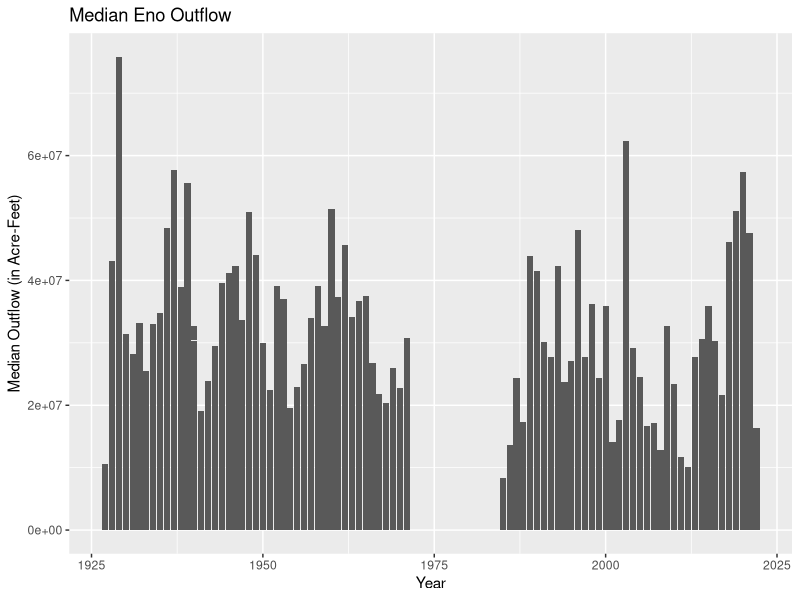
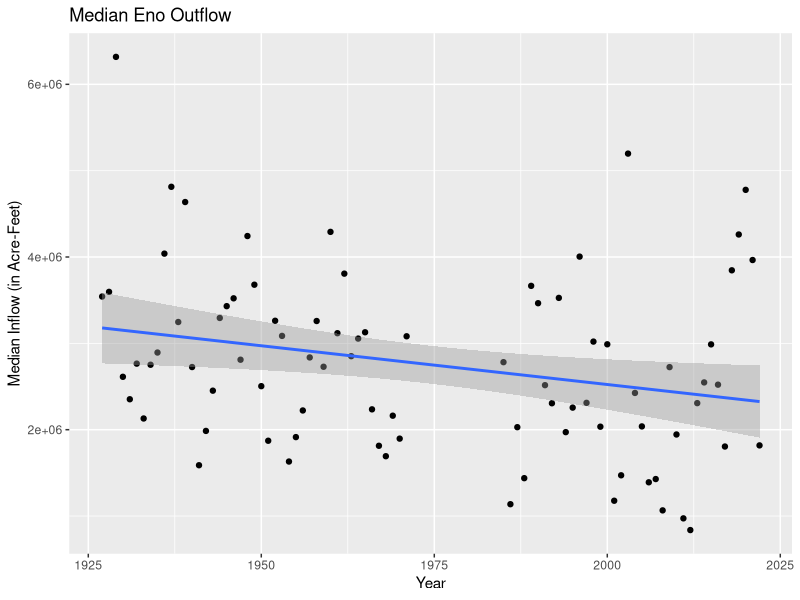
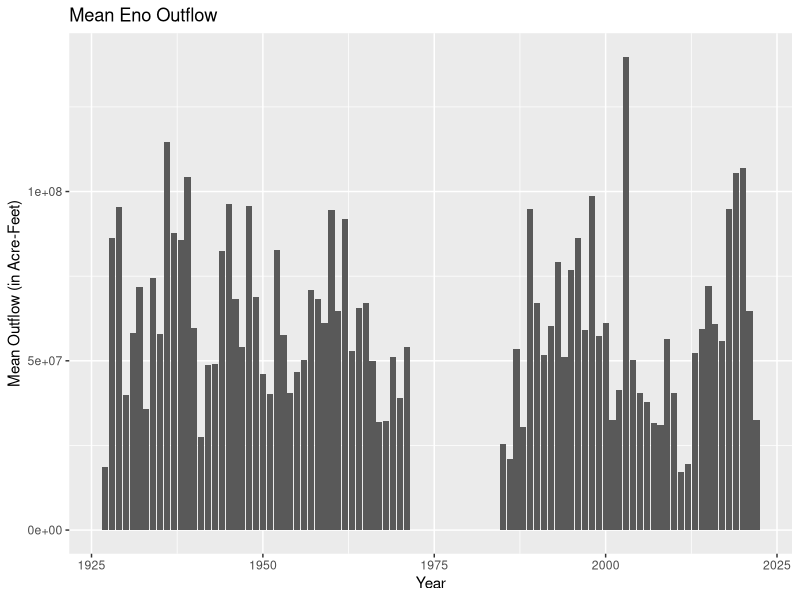
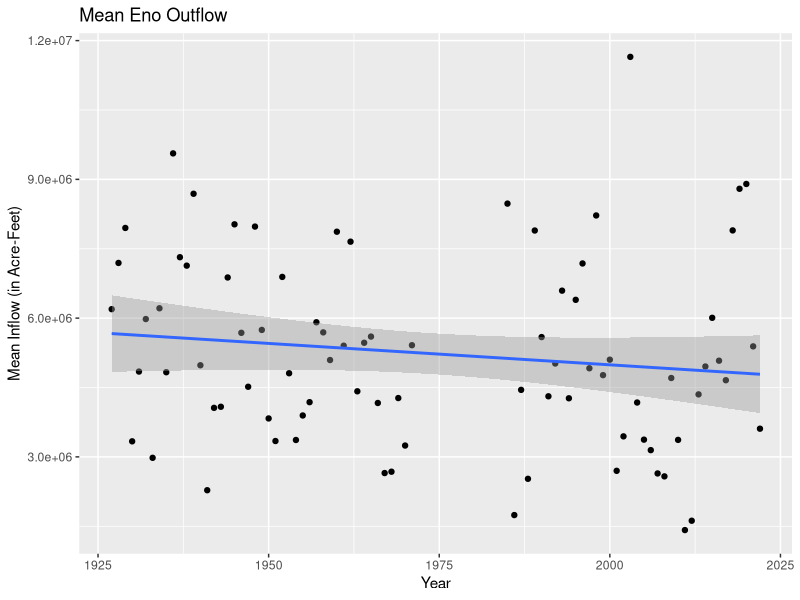
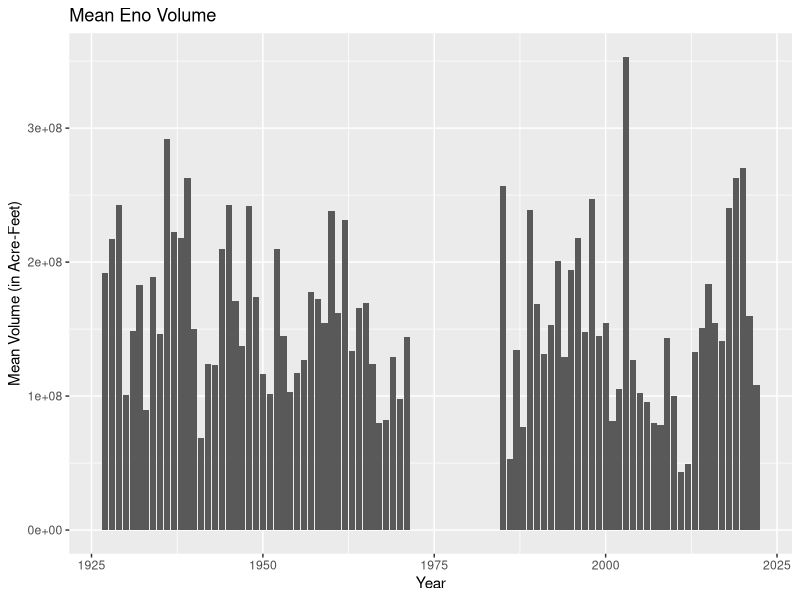
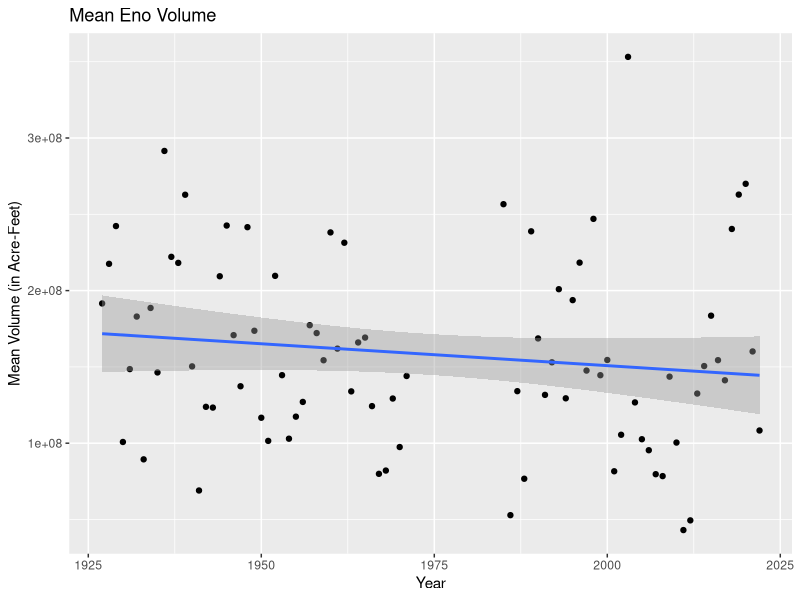
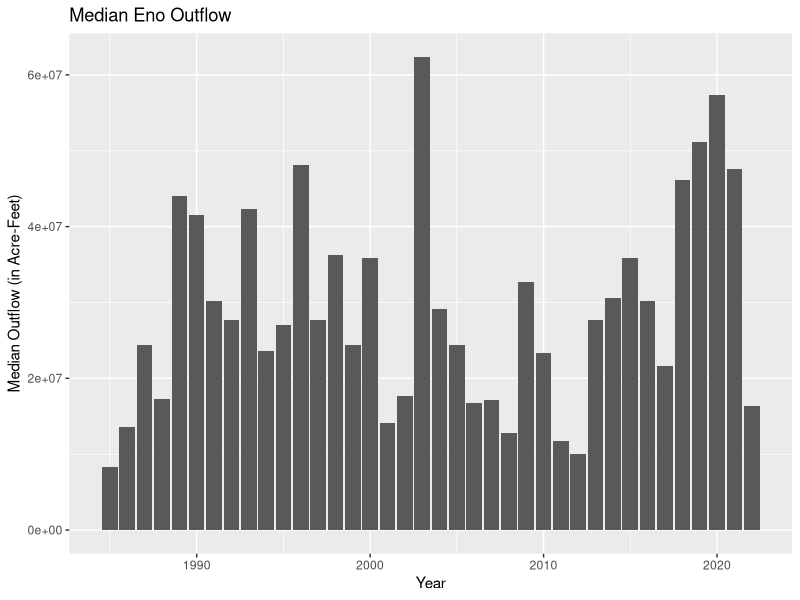
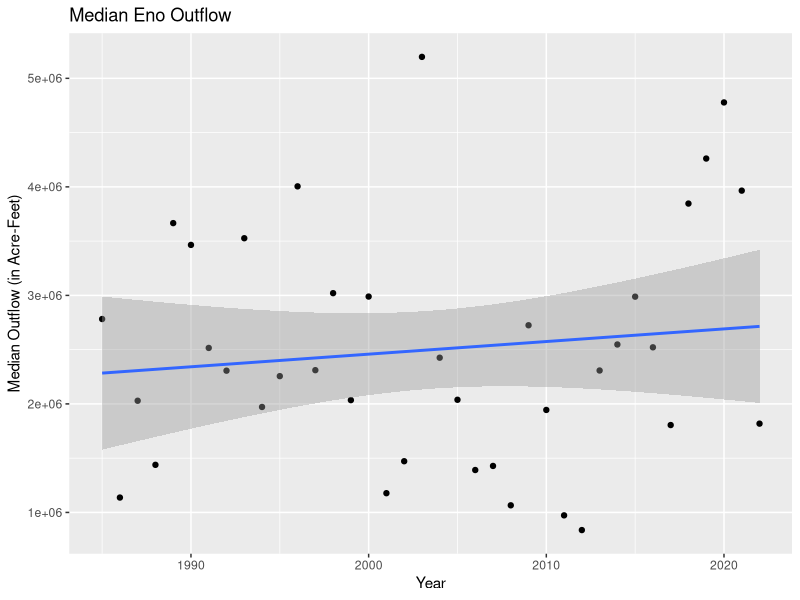

R code for these plots, in order:
## ---- chunk 1
knitr::opts_chunk$set(echo = TRUE)
## ---- chunk 2
library(tidyverse)
library(ggplot2)
library(here)
library(dplyr)
## ---- chunk 3
#Eno data:
eno_outflows <- read.csv(
  file = here("./Data Raw/Eno_River_monthly_flow_data_through-2022.csv"),
  stringsAsFactors = TRUE)
#Average of median outflow:
eno_average_median <- eno_outflows %>% 
  group_by(year) %>% 
  summarise(avg_median_flow = mean(median_flow, na.rm = TRUE))
#Average of mean outflow:
eno_average_mean <- eno_outflows %>% 
  group_by(year) %>% 
  summarise(avg_mean_flow = mean(mean_flow, na.rm = TRUE))
#Average of volume:
eno_volume_mean <- eno_outflows %>% 
  group_by(year) %>% 
  summarise(avg_vol = mean(total_volume, na.rm = TRUE))
## ---- chunk 4
#Flats data:
flat_outflows <- read.csv(
  file = here("./Data Raw/Flat_River_monthly_flow_data_through-2022.csv"),
  stringsAsFactors = TRUE)
#Average of median outflow:
flat_average_median <- flat_outflows %>% 
  group_by(year) %>% 
  summarise(avg_median_flow = mean(median_flow, na.rm = TRUE))
#Average of mean outflow:
flat_average_mean <- flat_outflows %>% 
  group_by(year) %>% 
  summarise(avg_mean_flow = mean(mean_flow, na.rm = TRUE))
#Average of volume:
flat_volume_mean <- flat_outflows %>% 
  group_by(year) %>% 
  summarise(avg_vol = mean(total_volume, na.rm = TRUE))
## ---- chunk 5
#Neuse data:
neuse_inflows <- read.csv(
  file = here("./Data Raw/Falls_Lake_outlet_Neuse_River_monthly_flow_data_through-2022.csv"),
  stringsAsFactors = TRUE)
#Average of median inflow:
neuse_average_median <- neuse_inflows %>% 
  group_by(year) %>% 
  summarise(avg_median_flow = mean(median_flow, na.rm = TRUE))
#Average of mean inflow:
neuse_average_mean <- neuse_inflows %>% 
  group_by(year) %>% 
  summarise(avg_mean_flow = mean(mean_flow, na.rm = TRUE))
#Average of volume:
neuse_volume_mean <- neuse_inflows %>% 
  group_by(year) %>% 
  summarise(avg_vol = mean(total_volume, na.rm = TRUE))
## ---- chunk 6
#Median Eno outflow
ggplot(data = (eno_outflows)) +
  geom_col(data = eno_outflows, aes(x = year, y = median_flow)) +
  labs(title = "Median Eno Outflow", x = "Year", y = "Median Outflow (in Acre-Feet)")
ggplot(data = eno_average_median, aes(x = year, y = avg_median_flow)) +
  geom_point() +
  geom_smooth(method = "lm") +
  labs(title = "Median Eno Outflow", x = "Year", y = "Median Inflow (in Acre-Feet)")

#Mean Eno outflow
ggplot(data = eno_outflows) +
  geom_col(data = eno_outflows, aes(x = year, y = mean_flow)) +
  labs(title = "Mean Eno Outflow", x = "Year", y = "Mean Outflow (in Acre-Feet)")
ggplot(data = eno_average_mean, aes(x = year, y = avg_mean_flow)) +
  geom_point() +
  geom_smooth(method = "lm") +
  labs(title = "Mean Eno Outflow", x = "Year", y = "Mean Inflow (in Acre-Feet)")

#Mean volume
ggplot(data = eno_volume_mean) +
  geom_col(data = eno_volume_mean, aes(x = year, y = avg_vol)) +
  labs(title = "Mean Eno Volume", x = "Year", y = "Mean Volume (in Acre-Feet)")
ggplot(data = eno_volume_mean, aes(x = year, y = avg_vol)) +
  geom_point() +
  geom_smooth(method = "lm") +
  labs(title = "Mean Eno Volume", x = "Year", y = "Mean Volume (in Acre-Feet)")
## ---- chunk 7
#Filter out the data to only include 1985 and beyond.
eno_filtered <- eno_outflows %>% 
  filter(year >= 1985)
#Filter out the average median outflow data to only include 1985 and beyond.
eno_avemedian_filtered <- eno_average_median %>% 
  filter(year >= 1985)
#Filter out the average mean outflow data to only include 1985 and beyond.
eno_avemean_filtered <- eno_average_mean %>% 
  filter(year >= 1985)
#Filter out the average volume data to only include 1985 and beyond.
eno_vol_filtered <- eno_volume_mean %>% 
  filter(year >= 1985)

#Median Eno outflow
ggplot(data = (eno_filtered)) +
  geom_col(data = eno_filtered, aes(x = year, y = median_flow)) +
  labs(title = "Median Eno Outflow", x = "Year", y = "Median Outflow (in Acre-Feet)")
ggplot(data = eno_avemedian_filtered, aes(x = year, y = avg_median_flow)) +
  geom_point() +
  geom_smooth(method = "lm") +
  labs(title = "Median Eno Outflow", x = "Year", y = "Median Outflow (in Acre-Feet)")

#Mean Eno outflow
ggplot(data = eno_filtered) +
  geom_col(data = eno_filtered, aes(x = year, y = mean_flow)) +
  labs(title = "Mean Eno Outflow", x = "Year", y = "Mean Outflow (in Acre-Feet)")
ggplot(data = eno_avemean_filtered, aes(x = year, y = avg_mean_flow)) +
  geom_point() +
  geom_smooth(method = "lm") +
  labs(title = "Mean Eno Outflow", x = "Year", y = "Mean Inflow (in Acre-Feet)")

#Mean Eno volume
ggplot(data = eno_vol_filtered) +
  geom_col(data = eno_vol_filtered, aes(x = year, y = avg_vol)) +
  labs(title = "Mean Eno Volume", x = "Year", y = "Mean Volume (in Acre-Feet)")
ggplot(data = eno_vol_filtered, aes(x = year, y = avg_vol)) +
  geom_point() +
  geom_smooth(method = "lm") +
  labs(title = "Mean Eno Volume", x = "Year", y = "Mean Volume (in Acre-Feet)")
## ---- chunk 8
#Filter out the data to only include 2000 and beyond.
eno_2000 <- eno_outflows %>% 
  filter(year >= 2000)
#Filter out the average median outflow data to only include 2000 and beyond.
eno_2000_median <- eno_average_median %>% 
  filter(year >= 2000)
#Filter out the average mean outflow data to only include 2000 and beyond.
eno_2000_mean <- eno_average_mean %>% 
  filter(year >= 2000)
#Filter out the average volume data to only include 2000 and beyond.
eno_2000_volume <- eno_volume_mean %>% 
  filter(year >= 2000)

#Median Eno outflow
ggplot(data = eno_2000) +
  geom_col(data = eno_2000, aes(x = year, y = median_flow)) +
  labs(title = "Median Flat Outflow", x = "Year", y = "Median Outflow (in Acre-Feet)")
ggplot(data = eno_2000_median, aes(x = year, y = avg_median_flow)) +
  geom_point() +
  geom_smooth(method = "lm") +
  labs(title = "Median Flat Outflow", x = "Year", y = "Median Outflow (in Acre-Feet)")

#Mean Eno outflow
ggplot(data = eno_2000) +
  geom_col(data = eno_2000, aes(x = year, y = mean_flow)) +
  labs(title = "Mean Flat Outflow", x = "Year", y = "Mean Outflow (in Acre-Feet)")
ggplot(data = eno_2000_mean, aes(x = year, y = avg_mean_flow)) +
  geom_point() +
  geom_smooth(method = "lm") +
  labs(title = "Mean Flat Outflow", x = "Year", y = "Mean Outflow (in Acre-Feet)")

#Mean Eno volume
ggplot(data = eno_2000_volume) +
  geom_col(data = eno_2000_volume, aes(x = year, y = avg_vol)) +
  labs(title = "Mean Eno Volume", x = "Year", y = "Mean Volume (in Acre-Feet)")
ggplot(data = eno_2000_volume, aes(x = year, y = avg_vol)) +
  geom_point() +
  geom_smooth(method = "lm") +
  labs(title = "Mean Eno Volume", x = "Year", y = "Mean Volume (in Acre-Feet)")
## ---- chunk 9
#Median Flat outflow
ggplot(data = (flat_outflows)) +
  geom_col(data = flat_outflows, aes(x = year, y = median_flow)) +
  labs(title = "Median Flat Outflow", x = "Year", y = "Median Outflow (in Acre-Feet)")
ggplot(data = flat_average_median, aes(x = year, y = avg_median_flow)) +
  geom_point() +
  geom_smooth(method = "lm") +
  labs(title = "Median Flat Outflow", x = "Year", y = "Median Outflow (in Acre-Feet)")

#Mean Flat outflow
ggplot(data = (flat_outflows)) +
  geom_col(data = flat_outflows, aes(x = year, y = mean_flow)) +
  labs(title = "Mean Flat Outflow", x = "Year", y = "Mean Outflow (in Acre-Feet)")
ggplot(data = flat_average_mean, aes(x = year, y = avg_mean_flow)) +
  geom_point() +
  geom_smooth(method = "lm") +
  labs(title = "Mean Flat Outflow", x = "Year", y = "Mean Outflow (in Acre-Feet)")

#Mean volume
ggplot(data = flat_volume_mean) +
  geom_col(data = flat_volume_mean, aes(x = year, y = avg_vol)) +
  labs(title = "Mean Flat Volume", x = "Year", y = "Mean Volume (in Acre-Feet)")
ggplot(data = flat_volume_mean, aes(x = year, y = avg_vol)) +
  geom_point() +
  geom_smooth(method = "lm") +
  labs(title = "Mean Flat Volume", x = "Year", y = "Mean Volume (in Acre-Feet)")
## ---- chunk 10
#Filter out the data to only include 2000 and beyond.
flat_2000 <- flat_outflows %>% 
  filter(year >= 2000)
#Filter out the average median outflow data to only include 2000 and beyond.
flat_2000_median <- flat_average_median %>% 
  filter(year >= 2000)
#Filter out the average mean outflow data to only include 2000 and beyond.
flat_2000_mean <- flat_average_mean %>% 
  filter(year >= 2000)
#Filter out the average volume data to only include 2000 and beyond.
flat_2000_volume <- flat_volume_mean %>% 
  filter(year >= 2000)

#Median Flat outflow
ggplot(data = flat_2000) +
  geom_col(data = flat_2000, aes(x = year, y = median_flow)) +
  labs(title = "Median Flat Outflow", x = "Year", y = "Median Outflow (in Acre-Feet)")
ggplot(data = flat_2000_median, aes(x = year, y = avg_median_flow)) +
  geom_point() +
  geom_smooth(method = "lm") +
  labs(title = "Median Flat Outflow", x = "Year", y = "Median Outflow (in Acre-Feet)")

#Mean Flat outflow
ggplot(data = flat_2000) +
  geom_col(data = flat_2000, aes(x = year, y = mean_flow)) +
  labs(title = "Mean Flat Outflow", x = "Year", y = "Mean Outflow (in Acre-Feet)")
ggplot(data = flat_2000_mean, aes(x = year, y = avg_mean_flow)) +
  geom_point() +
  geom_smooth(method = "lm") +
  labs(title = "Mean Flat Outflow", x = "Year", y = "Mean Outflow (in Acre-Feet)")

#Mean Flat volume
ggplot(data = flat_2000_volume) +
  geom_col(data = flat_2000_volume, aes(x = year, y = avg_vol)) +
  labs(title = "Mean Flat Volume", x = "Year", y = "Mean Volume (in Acre-Feet)")
ggplot(data = flat_2000_volume, aes(x = year, y = avg_vol)) +
  geom_point() +
  geom_smooth(method = "lm") +
  labs(title = "Mean Flat Volume", x = "Year", y = "Mean Volume (in Acre-Feet)")
## ---- chunk 11
#Median Neuse inflow
ggplot(data = (neuse_inflows)) +
  geom_col(data = neuse_inflows, aes(x = year, y = median_flow)) +
  labs(title = "Median Neuse Inflow", x = "Year", y = "Median Inflow (in Acre-Feet)")
ggplot(data = neuse_average_median, aes(x = year, y = avg_median_flow)) +
  geom_point() +
  geom_smooth(method = "lm") +
  labs(title = "Median Neuse Inflow", x = "Year", y = "Median Inflow (in Acre-Feet)")

#Mean Neuse inflow
ggplot(data = neuse_inflows) +
  geom_col(data = neuse_inflows, aes(x = year, y = mean_flow)) +
  labs(title = "Mean Neuse Inflow", x = "Year", y = "Mean Inflow (in Acre-Feet)")
ggplot(data = neuse_average_mean, aes(x = year, y = avg_mean_flow)) +
  geom_point() +
  geom_smooth(method = "lm") +
  labs(title = "Mean Neuse Inflow", x = "Year", y = "Mean Inflow (in Acre-Feet)")

#Mean volume
ggplot(data = neuse_volume_mean) +
  geom_col(data = neuse_volume_mean, aes(x = year, y = avg_vol)) +
  labs(title = "Mean Neuse Volume", x = "Year", y = "Mean Volume (in Acre-Feet)")
ggplot(data = neuse_volume_mean, aes(x = year, y = avg_vol)) +
  geom_point() +
  geom_smooth(method = "lm") +
  labs(title = "Mean Neuse Volume", x = "Year", y = "Mean Volume (in Acre-Feet)")
## ---- chunk 12
#Filter out the data to only include 2000 and beyond.
neuse_2000 <- neuse_inflows %>% 
  filter(year >= 2000)
#Filter out the average median outflow data to only include 2000 and beyond.
neuse_2000_median <- neuse_average_median %>% 
  filter(year >= 2000)
#Filter out the average mean outflow data to only include 2000 and beyond.
neuse_2000_mean <- neuse_average_mean %>% 
  filter(year >= 2000)
#Filter out the average volume data to only include 2000 and beyond.
neuse_2000_volume <- neuse_volume_mean %>% 
  filter(year >= 2000)

#Median Neuse inflow
ggplot(data = (neuse_2000)) +
  geom_col(data = neuse_2000, aes(x = year, y = median_flow)) +
  labs(title = "Median Neuse Inflow", x = "Year", y = "Median Inflow (in Acre-Feet)")
ggplot(data = neuse_2000_median, aes(x = year, y = avg_median_flow)) +
  geom_point() +
  geom_smooth(method = "lm") +
  labs(title = "Median Neuse Inflow", x = "Year", y = "Median Inflow (in Acre-Feet)")

#Mean Neuse inflow
ggplot(data = neuse_2000) +
  geom_col(data = neuse_2000, aes(x = year, y = mean_flow)) +
  labs(title = "Mean Neuse Inflow", x = "Year", y = "Mean Inflow (in Acre-Feet)")
ggplot(data = neuse_2000_mean, aes(x = year, y = avg_mean_flow)) +
  geom_point() +
  geom_smooth(method = "lm") +
  labs(title = "Mean Neuse Inflow", x = "Year", y = "Mean Inflow (in Acre-Feet)")

#Mean Neuse volume
ggplot(data = neuse_2000_volume) +
  geom_col(data = neuse_2000_volume, aes(x = year, y = avg_vol)) +
  labs(title = "Mean Neuse Volume", x = "Year", y = "Mean Volume (in Acre-Feet)")
ggplot(data = neuse_2000_volume, aes(x = year, y = avg_vol)) +
  geom_point() +
  geom_smooth(method = "lm") +
  labs(title = "Mean Neuse Volume", x = "Year", y = "Mean Volume (in Acre-Feet)")
